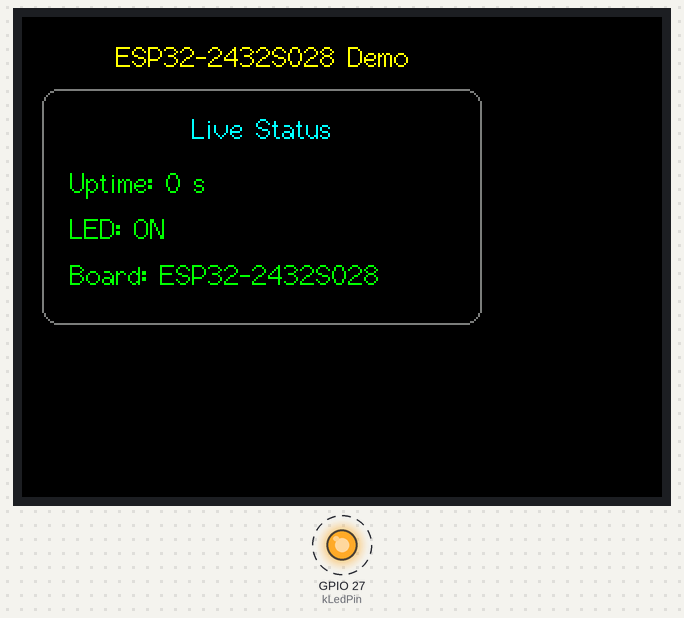
Bench run of a program on a simulated ESP32. Parts: 320×240 colour display, output pins drawn as LEDs (lit = HIGH). Dashed ring = blinking. Pins used as bus, display or sensor lines are not drawn; what the program prints to the serial monitor is not drawn.

Above: at 0.6 s.
At 18.77 s:
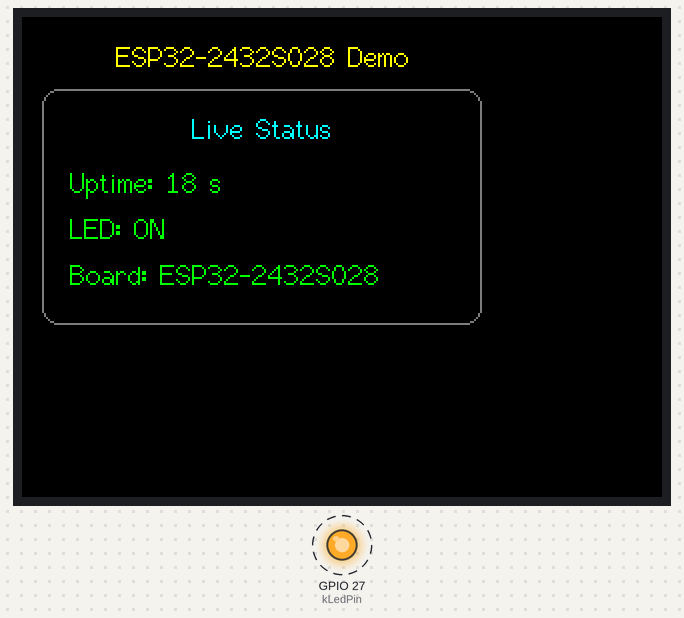
At 39.1 s:
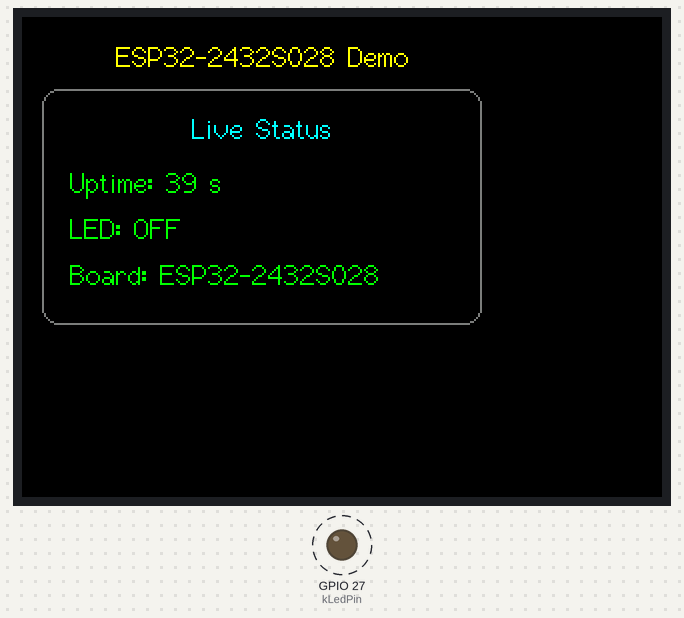
Timing chart, 0 to 40.0 s (numbered marks = the images above):
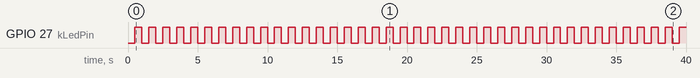

The program:

main.cpp
```cpp
#include <Arduino.h>
#include <TFT_eSPI.h>

namespace {
constexpr uint8_t kBacklightPin = TFT_BL;
constexpr uint8_t kLedPin = 27;
constexpr uint32_t kUiRefreshMs = 500;

TFT_eSPI tft;
uint32_t lastRefresh = 0;
bool ledState = false;

void drawStaticUi() {
  tft.fillScreen(TFT_BLACK);
  tft.setTextColor(TFT_YELLOW, TFT_BLACK);
  tft.setTextDatum(TC_DATUM);
  tft.drawString("ESP32-2432S028 Demo", 120, 12, 2);

  tft.drawRoundRect(10, 36, 220, 118, 8, TFT_DARKGREY);
  tft.setTextColor(TFT_CYAN, TFT_BLACK);
  tft.drawString("Live Status", 120, 48, 2);
}

void drawDynamicUi() {
  tft.fillRect(20, 70, 200, 72, TFT_BLACK);
  tft.setTextDatum(TL_DATUM);
  tft.setTextColor(TFT_GREEN, TFT_BLACK);
  tft.drawString(String("Uptime: ") + millis() / 1000 + " s", 24, 75, 2);
  tft.drawString(String("LED: ") + (ledState ? "ON" : "OFF"), 24, 98, 2);
  tft.drawString("Board: ESP32-2432S028", 24, 121, 2);
}
}  // namespace

void setup() {
  pinMode(kLedPin, OUTPUT);
  pinMode(kBacklightPin, OUTPUT);

  digitalWrite(kBacklightPin, HIGH);

  Serial.begin(115200);
  delay(120);
  Serial.println("Booting ESP32-2432S028 demo...");

  tft.init();
  tft.setRotation(1);

  drawStaticUi();
  drawDynamicUi();
}

void loop() {
  if (millis() - lastRefresh >= kUiRefreshMs) {
    lastRefresh = millis();
    ledState = !ledState;
    digitalWrite(kLedPin, ledState ? HIGH : LOW);
    drawDynamicUi();
  }
}
```

Measured:
- by itself, GPIO 27 (kLedPin): alternates HIGH for 0.50 s and LOW for 0.50 s
